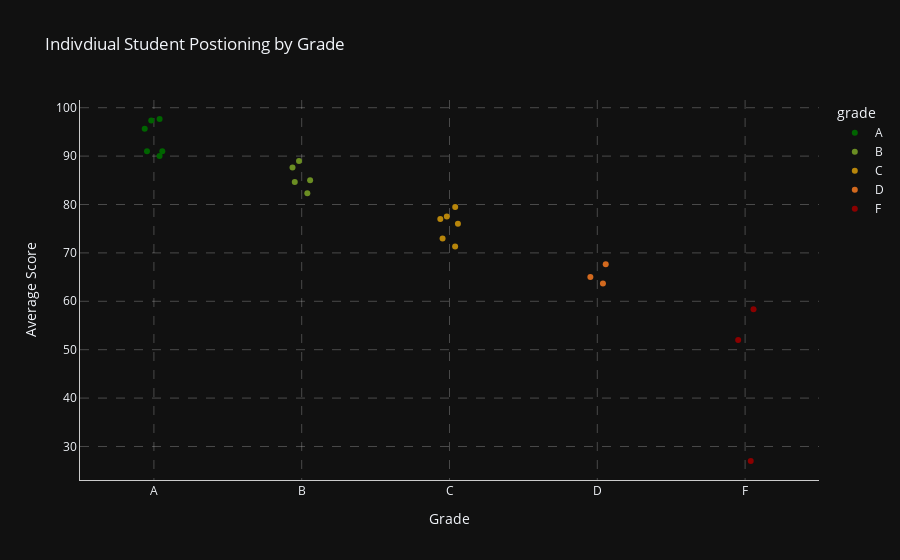

Notebook source saved alongside this figure:
### Code cell
# creating a scatter plot with hovered names using plotly
import plotly.express as px

fig = px.strip(sorted_grades,
         x='grade', 
         y='average',
         hover_data=['name'],
         color='grade',
         color_discrete_map=grade_to_color,
         title='Indivdiual Student Postioning by Grade',
         template="plotly_dark",
         )


fig.update_layout(xaxis_title='Grade',
                  yaxis_title='Average Score',
                  plot_bgcolor='rgba(0,0,0,0)', 
                  xaxis=dict(showgrid=True,gridcolor='rgba(204,204,204,0.3)', griddash='dash', showline=True, linecolor='#cccccc'),
                  yaxis=dict(showgrid=True,gridcolor='rgba(204,204,204,0.3)', griddash='dash', showline=True, linecolor='#cccccc'))

fig.show()

### Figure 1 — Plotly figure (JSON) as saved in the notebook; plotly's stock layout.template omitted (floating-point values rounded to 4 significant figures)
{"data": [{"alignmentgroup": "True", "boxpoints": "all", "customdata": [["Bob"], ["David"], ["Ursula"], ["Rachel"], ["Heidi"], ["Michael"]], "fillcolor": "rgba(255,255,255,0)", "hoveron": "points", "hovertemplate": "grade=%{x}<br>average=%{y}<br>name=%{customdata[0]}<extra></extra>", "legendgroup": "A", "line": {"color": "rgba(255,255,255,0)"}, "marker": {"color": "darkgreen"}, "name": "A", "offsetgroup": "A", "orientation": "v", "pointpos": 0, "showlegend": true, "type": "box", "x": ["A", "A", "A", "A", "A", "A"], "x0": " ", "xaxis": "x", "y": [91.0, 97.67, 95.67, 90.0, 91.0, 97.33], "y0": " ", "yaxis": "y"}, {"alignmentgroup": "True", "boxpoints": "all", "customdata": [["Alice"], ["Eve"], ["Quincy"], ["Kevin"], ["Nancy"]], "fillcolor": "rgba(255,255,255,0)", "hoveron": "points", "hovertemplate": "grade=%{x}<br>average=%{y}<br>name=%{customdata[0]}<extra></extra>", "legendgroup": "B", "line": {"color": "rgba(255,255,255,0)"}, "marker": {"color": "olivedrab"}, "name": "B", "offsetgroup": "B", "orientation": "v", "pointpos": 0, "showlegend": true, "type": "box", "x": ["B", "B", "B", "B", "B"], "x0": " ", "xaxis": "x", "y": [85.0, 84.67, 89.0, 87.67, 82.33], "y0": " ", "yaxis": "y"}, {"alignmentgroup": "True", "boxpoints": "all", "customdata": [["Victor"], ["Olivia"], ["Linda"], ["Ivan"], ["Frank"], ["Yvonne"]], "fillcolor": "rgba(255,255,255,0)", "hoveron": "points", "hovertemplate": "grade=%{x}<br>average=%{y}<br>name=%{customdata[0]}<extra></extra>", "legendgroup": "C", "line": {"color": "rgba(255,255,255,0)"}, "marker": {"color": "darkgoldenrod"}, "name": "C", "offsetgroup": "C", "orientation": "v", "pointpos": 0, "showlegend": true, "type": "box", "x": ["C", "C", "C", "C", "C", "C"], "x0": " ", "xaxis": "x", "y": [77.5, 77.0, 71.33, 73.0, 76.0, 79.5], "y0": " ", "yaxis": "y"}, {"alignmentgroup": "True", "boxpoints": "all", "customdata": [["Peter"], ["Tina"], ["Charlie"]], "fillcolor": "rgba(255,255,255,0)", "hoveron": "points", "hovertemplate": "grade=%{x}<br>average=%{y}<br>name=%{customdata[0]}<extra></extra>", "legendgroup": "D", "line": {"color": "rgba(255,255,255,0)"}, "marker": {"color": "chocolate"}, "name": "D", "offsetgroup": "D", "orientation": "v", "pointpos": 0, "showlegend": true, "type": "box", "x": ["D", "D", "D"], "x0": " ", "xaxis": "x", "y": [63.67, 65.0, 67.67], "y0": " ", "yaxis": "y"}, {"alignmentgroup": "True", "boxpoints": "all", "customdata": [["Judy"], ["Grace"], ["Xavier"]], "fillcolor": "rgba(255,255,255,0)", "hoveron": "points", "hovertemplate": "grade=%{x}<br>average=%{y}<br>name=%{customdata[0]}<extra></extra>", "legendgroup": "F", "line": {"color": "rgba(255,255,255,0)"}, "marker": {"color": "darkred"}, "name": "F", "offsetgroup": "F", "orientation": "v", "pointpos": 0, "showlegend": true, "type": "box", "x": ["F", "F", "F"], "x0": " ", "xaxis": "x", "y": [52.0, 58.33, 27.0], "y0": " ", "yaxis": "y"}], "layout": {"boxmode": "overlay", "legend": {"title": {"text": "grade"}, "tracegroupgap": 0}, "plot_bgcolor": "rgba(0,0,0,0)", "title": {"text": "Indivdiual Student Postioning by Grade"}, "xaxis": {"anchor": "y", "categoryarray": ["A", "B", "C", "D", "F", null], "categoryorder": "array", "domain": [0, 1], "gridcolor": "rgba(204,204,204,0.3)", "griddash": "dash", "linecolor": "#cccccc", "showgrid": true, "showline": true, "title": {"text": "Grade"}}, "yaxis": {"anchor": "x", "domain": [0, 1], "gridcolor": "rgba(204,204,204,0.3)", "griddash": "dash", "linecolor": "#cccccc", "showgrid": true, "showline": true, "title": {"text": "Average Score"}}}}
